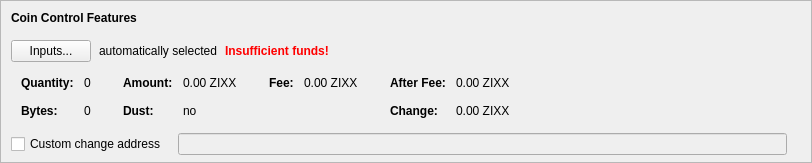
    <widget class="QFrame" name="frameCoinControl">
     <property name="sizePolicy">
      <sizepolicy hsizetype="Expanding" vsizetype="Expanding">
       <horstretch>0</horstretch>
       <verstretch>0</verstretch>
      </sizepolicy>
     </property>
     <property name="maximumSize">
      <size>
       <width>16777215</width>
       <height>16777215</height>
      </size>
     </property>
     <property name="frameShape">
      <enum>QFrame::StyledPanel</enum>
     </property>
     <property name="frameShadow">
      <enum>QFrame::Sunken</enum>
     </property>
     <layout class="QVBoxLayout" name="verticalLayoutCoinControl2">
      <property name="spacing">
       <number>0</number>
      </property>
      <property name="leftMargin">
       <number>0</number>
      </property>
      <property name="topMargin">
       <number>0</number>
      </property>
      <property name="rightMargin">
       <number>0</number>
      </property>
      <property name="bottomMargin">
       <number>6</number>
      </property>
      <item>
       <layout class="QVBoxLayout" name="verticalLayoutCoinControl" stretch="0,0,0,0,1">
        <property name="spacing">
         <number>0</number>
        </property>
        <property name="leftMargin">
         <number>10</number>
        </property>
        <property name="topMargin">
         <number>10</number>
        </property>
        <item>
         <layout class="QHBoxLayout" name="horizontalLayoutCoinControl1">
          <property name="bottomMargin">
           <number>15</number>
          </property>
          <item>
           <widget class="QLabel" name="labelCoinControlFeatures">
            <property name="sizePolicy">
             <sizepolicy hsizetype="Preferred" vsizetype="Maximum">
              <horstretch>0</horstretch>
              <verstretch>0</verstretch>
             </sizepolicy>
            </property>
            <property name="font">
             <font>
              <weight>75</weight>
              <bold>true</bold>
             </font>
            </property>
            <property name="styleSheet">
             <string notr="true">font-weight:bold;</string>
            </property>
            <property name="text">
             <string>Coin Control Features</string>
            </property>
           </widget>
          </item>
         </layout>
        </item>
        <item>
         <layout class="QHBoxLayout" name="horizontalLayoutCoinControl2" stretch="0,0,0,0">
          <property name="spacing">
           <number>8</number>
          </property>
          <property name="bottomMargin">
           <number>10</number>
          </property>
          <item>
           <widget class="QPushButton" name="pushButtonCoinControl">
            <property name="styleSheet">
             <string notr="true"/>
            </property>
            <property name="text">
             <string>Inputs...</string>
            </property>
            <property name="autoDefault">
             <bool>false</bool>
            </property>
           </widget>
          </item>
          <item>
           <widget class="QLabel" name="labelCoinControlAutomaticallySelected">
            <property name="text">
             <string>automatically selected</string>
            </property>
            <property name="margin">
             <number>5</number>
            </property>
           </widget>
          </item>
          <item>
           <widget class="QLabel" name="labelCoinControlInsuffFunds">
            <property name="font">
             <font>
              <weight>75</weight>
              <bold>true</bold>
             </font>
            </property>
            <property name="styleSheet">
             <string notr="true">color:red;font-weight:bold;</string>
            </property>
            <property name="text">
             <string>Insufficient funds!</string>
            </property>
            <property name="margin">
             <number>5</number>
            </property>
           </widget>
          </item>
          <item>
           <spacer name="horizontalSpacerCoinControl">
            <property name="orientation">
             <enum>Qt::Horizontal</enum>
            </property>
            <property name="sizeHint" stdset="0">
             <size>
              <width>40</width>
              <height>1</height>
             </size>
            </property>
           </spacer>
          </item>
         </layout>
        </item>
        <item>
         <widget class="QWidget" name="widgetCoinControl" native="true">
          <property name="sizePolicy">
           <sizepolicy hsizetype="Preferred" vsizetype="Preferred">
            <horstretch>0</horstretch>
            <verstretch>0</verstretch>
           </sizepolicy>
          </property>
          <property name="minimumSize">
           <size>
            <width>0</width>
            <height>0</height>
           </size>
          </property>
          <property name="styleSheet">
           <string notr="true"/>
          </property>
          <layout class="QHBoxLayout" name="horizontalLayoutCoinControl5">
           <property name="leftMargin">
            <number>0</number>
           </property>
           <property name="topMargin">
            <number>0</number>
           </property>
           <property name="rightMargin">
            <number>0</number>
           </property>
           <property name="bottomMargin">
            <number>0</number>
           </property>
           <item>
            <layout class="QHBoxLayout" name="horizontalLayoutCoinControl3" stretch="0,0,0,1">
             <property name="spacing">
              <number>20</number>
             </property>
             <property name="topMargin">
              <number>0</number>
             </property>
             <property name="bottomMargin">
              <number>10</number>
             </property>
             <item>
              <layout class="QFormLayout" name="formLayoutCoinControl1">
               <property name="horizontalSpacing">
                <number>10</number>
               </property>
               <property name="verticalSpacing">
                <number>14</number>
               </property>
               <property name="leftMargin">
                <number>10</number>
               </property>
               <property name="topMargin">
                <number>4</number>
               </property>
               <property name="rightMargin">
                <number>6</number>
               </property>
               <item row="0" column="0">
                <widget class="QLabel" name="labelCoinControlQuantityText">
                 <property name="font">
                  <font>
                   <weight>75</weight>
                   <bold>true</bold>
                  </font>
                 </property>
                 <property name="text">
                  <string>Quantity:</string>
                 </property>
                 <property name="margin">
                  <number>0</number>
                 </property>
                </widget>
               </item>
               <item row="0" column="1">
                <widget class="QLabel" name="labelCoinControlQuantity">
                 <property name="cursor">
                  <cursorShape>IBeamCursor</cursorShape>
                 </property>
                 <property name="contextMenuPolicy">
                  <enum>Qt::ActionsContextMenu</enum>
                 </property>
                 <property name="text">
                  <string notr="true">0</string>
                 </property>
                 <property name="margin">
                  <number>0</number>
                 </property>
                 <property name="textInteractionFlags">
                  <set>Qt::LinksAccessibleByMouse|Qt::TextSelectableByKeyboard|Qt::TextSelectableByMouse</set>
                 </property>
                </widget>
               </item>
               <item row="1" column="0">
                <widget class="QLabel" name="labelCoinControlBytesText">
                 <property name="font">
                  <font>
                   <weight>75</weight>
                   <bold>true</bold>
                  </font>
                 </property>
                 <property name="text">
                  <string>Bytes:</string>
                 </property>
                </widget>
               </item>
               <item row="1" column="1">
                <widget class="QLabel" name="labelCoinControlBytes">
                 <property name="cursor">
                  <cursorShape>IBeamCursor</cursorShape>
                 </property>
                 <property name="contextMenuPolicy">
                  <enum>Qt::ActionsContextMenu</enum>
                 </property>
                 <property name="text">
                  <string notr="true">0</string>
                 </property>
                 <property name="textInteractionFlags">
                  <set>Qt::LinksAccessibleByMouse|Qt::TextSelectableByKeyboard|Qt::TextSelectableByMouse</set>
                 </property>
                </widget>
               </item>
              </layout>
             </item>
             <item>
              <layout class="QFormLayout" name="formLayoutCoinControl2">
               <property name="horizontalSpacing">
                <number>10</number>
               </property>
               <property name="verticalSpacing">
                <number>14</number>
               </property>
               <property name="leftMargin">
                <number>6</number>
               </property>
               <property name="topMargin">
                <number>4</number>
               </property>
               <property name="rightMargin">
                <number>6</number>
               </property>
               <item row="0" column="0">
                <widget class="QLabel" name="labelCoinControlAmountText">
                 <property name="font">
                  <font>
                   <weight>75</weight>
                   <bold>true</bold>
                  </font>
                 </property>
                 <property name="text">
                  <string>Amount:</string>
                 </property>
                 <property name="margin">
                  <number>0</number>
                 </property>
                </widget>
               </item>
               <item row="0" column="1">
                <widget class="QLabel" name="labelCoinControlAmount">
                 <property name="cursor">
                  <cursorShape>IBeamCursor</cursorShape>
                 </property>
                 <property name="contextMenuPolicy">
                  <enum>Qt::ActionsContextMenu</enum>
                 </property>
                 <property name="text">
                  <string notr="true">0.00 ZIXX</string>
                 </property>
                 <property name="textInteractionFlags">
                  <set>Qt::LinksAccessibleByMouse|Qt::TextSelectableByKeyboard|Qt::TextSelectableByMouse</set>
                 </property>
                </widget>
               </item>
               <item row="1" column="0">
                <widget class="QLabel" name="labelCoinControlLowOutputText">
                 <property name="font">
                  <font>
                   <weight>75</weight>
                   <bold>true</bold>
                  </font>
                 </property>
                 <property name="text">
                  <string>Dust:</string>
                 </property>
                </widget>
               </item>
               <item row="1" column="1">
                <widget class="QLabel" name="labelCoinControlLowOutput">
                 <property name="cursor">
                  <cursorShape>IBeamCursor</cursorShape>
                 </property>
                 <property name="contextMenuPolicy">
                  <enum>Qt::ActionsContextMenu</enum>
                 </property>
                 <property name="text">
                  <string notr="true">no</string>
                 </property>
                 <property name="textInteractionFlags">
                  <set>Qt::LinksAccessibleByMouse|Qt::TextSelectableByKeyboard|Qt::TextSelectableByMouse</set>
                 </property>
                </widget>
               </item>
              </layout>
             </item>
             <item>
              <layout class="QFormLayout" name="formLayoutCoinControl3">
               <property name="horizontalSpacing">
                <number>10</number>
               </property>
               <property name="verticalSpacing">
                <number>14</number>
               </property>
               <property name="leftMargin">
                <number>6</number>
               </property>
               <property name="topMargin">
                <number>4</number>
               </property>
               <property name="rightMargin">
                <number>6</number>
               </property>
               <item row="0" column="0">
                <widget class="QLabel" name="labelCoinControlFeeText">
                 <property name="font">
                  <font>
                   <weight>75</weight>
                   <bold>true</bold>
                  </font>
                 </property>
                 <property name="text">
                  <string>Fee:</string>
                 </property>
                 <property name="margin">
                  <number>0</number>
                 </property>
                </widget>
               </item>
               <item row="0" column="1">
                <widget class="QLabel" name="labelCoinControlFee">
                 <property name="cursor">
                  <cursorShape>IBeamCursor</cursorShape>
                 </property>
                 <property name="contextMenuPolicy">
                  <enum>Qt::ActionsContextMenu</enum>
                 </property>
                 <property name="text">
                  <string notr="true">0.00 ZIXX</string>
                 </property>
                 <property name="textInteractionFlags">
                  <set>Qt::LinksAccessibleByMouse|Qt::TextSelectableByKeyboard|Qt::TextSelectableByMouse</set>
                 </property>
                </widget>
               </item>
             </layout>
             </item>
             <item>
              <layout class="QFormLayout" name="formLayoutCoinControl4">
               <property name="horizontalSpacing">
                <number>10</number>
               </property>
               <property name="verticalSpacing">
                <number>14</number>
               </property>
               <property name="leftMargin">
                <number>6</number>
               </property>
               <property name="topMargin">
                <number>4</number>
               </property>
               <property name="rightMargin">
                <number>6</number>
               </property>
               <item row="0" column="0">
                <widget class="QLabel" name="labelCoinControlAfterFeeText">
                 <property name="font">
                  <font>
                   <weight>75</weight>
                   <bold>true</bold>
                  </font>
                 </property>
                 <property name="text">
                  <string>After Fee:</string>
                 </property>
                 <property name="margin">
                  <number>0</number>
                 </property>
                </widget>
               </item>
               <item row="0" column="1">
                <widget class="QLabel" name="labelCoinControlAfterFee">
                 <property name="cursor">
                  <cursorShape>IBeamCursor</cursorShape>
                 </property>
                 <property name="contextMenuPolicy">
                  <enum>Qt::ActionsContextMenu</enum>
                 </property>
                 <property name="text">
                  <string notr="true">0.00 ZIXX</string>
                 </property>
                 <property name="textInteractionFlags">
                  <set>Qt::LinksAccessibleByMouse|Qt::TextSelectableByKeyboard|Qt::TextSelectableByMouse</set>
                 </property>
                </widget>
               </item>
               <item row="1" column="0">
                <widget class="QLabel" name="labelCoinControlChangeText">
                 <property name="font">
                  <font>
                   <weight>75</weight>
                   <bold>true</bold>
                  </font>
                 </property>
                 <property name="text">
                  <string>Change:</string>
                 </property>
                </widget>
               </item>
               <item row="1" column="1">
                <widget class="QLabel" name="labelCoinControlChange">
                 <property name="cursor">
                  <cursorShape>IBeamCursor</cursorShape>
                 </property>
                 <property name="contextMenuPolicy">
                  <enum>Qt::ActionsContextMenu</enum>
                 </property>
                 <property name="text">
                  <string notr="true">0.00 ZIXX</string>
                 </property>
                 <property name="textInteractionFlags">
                  <set>Qt::LinksAccessibleByMouse|Qt::TextSelectableByKeyboard|Qt::TextSelectableByMouse</set>
                 </property>
                </widget>
               </item>
              </layout>
             </item>
            </layout>
           </item>
          </layout>
         </widget>
        </item>
        <item>
         <layout class="QHBoxLayout" name="horizontalLayoutCoinControl4" stretch="0,0,0">
          <property name="spacing">
           <number>12</number>
          </property>
          <property name="sizeConstraint">
           <enum>QLayout::SetDefaultConstraint</enum>
          </property>
          <property name="topMargin">
           <number>5</number>
          </property>
          <property name="rightMargin">
           <number>5</number>
          </property>
          <item>
           <widget class="QCheckBox" name="checkBoxCoinControlChange">
            <property name="toolTip">
             <string>If this is activated, but the change address is empty or invalid, change will be sent to a newly generated address.</string>
            </property>
            <property name="text">
             <string>Custom change address</string>
            </property>
           </widget>
          </item>
          <item>
           <widget class="QValidatedLineEdit" name="lineEditCoinControlChange">
            <property name="enabled">
             <bool>false</bool>
            </property>
            <property name="sizePolicy">
             <sizepolicy hsizetype="Expanding" vsizetype="Fixed">
              <horstretch>0</horstretch>
              <verstretch>0</verstretch>
             </sizepolicy>
            </property>
           </widget>
          </item>
          <item>
           <widget class="QLabel" name="labelCoinControlChangeLabel">
            <property name="sizePolicy">
             <sizepolicy hsizetype="Preferred" vsizetype="Expanding">
              <horstretch>0</horstretch>
              <verstretch>0</verstretch>
             </sizepolicy>
            </property>
            <property name="minimumSize">
             <size>
              <width>0</width>
              <height>0</height>
             </size>
            </property>
            <property name="text">
             <string/>
            </property>
            <property name="margin">
             <number>3</number>
            </property>
           </widget>
          </item>
         </layout>
        </item>
        <item>
         <spacer name="verticalSpacerCoinControl">
          <property name="orientation">
           <enum>Qt::Vertical</enum>
          </property>
          <property name="sizeHint" stdset="0">
           <size>
            <width>800</width>
            <height>1</height>
           </size>
          </property>
         </spacer>
        </item>
       </layout>
      </item>
     </layout>
    </widget>
